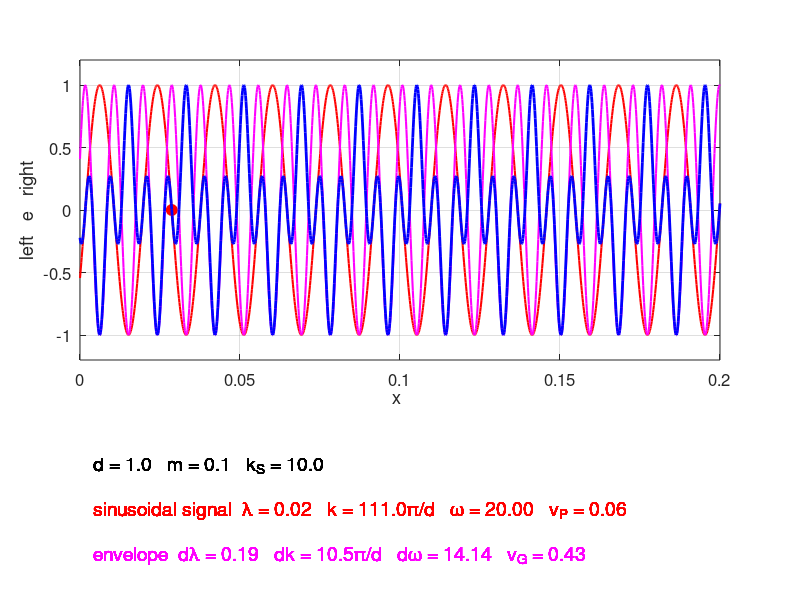

Source code (MATLAB):
% oscC00NB.m
% 190524  Matlab 2018b

% SIMULATION OF THE MOTION OF N COUPLED OSCILLATORS
% DYNAMICS OF CRYSTAL LATTICES
% All parameters are changed within the Script
% [default values and units]

% DOING PHYSICS ONLINE 
%    https://d-arora.github.io/Doing-Physics-With-Matlab/
% Scripts
%     http://www.physics.usyd.edu.au/teach_res/mp/mscripts/
% Documentation
%    http://www.physics.usyd.edu.au/teach_res/mp/doc/oscC00NA.htm
% Ian Cooper  ian.cooper@sydney.edu.au
% School of Physics, University of Sydney


clear
close all
clc

% SETUP ===============================================================

% Propagation constants units  pi/d: kC >> dkC
   kC = 111;
   dkC = 10.5;

% Time span
   tN = 21;
   tMax = 0.5;
   
   
% spring costants kS  [10]
   kS = 10;
% mass of atoms or particles m  [0.1]
   m = 0.1;
% separation distance d bewtween atoms or particles  [1]   
   d = 1;
% Parameters for X axis
   xMax = 0.2*d; xN = 1501;
   
% CALCULATIONS ========================================================
% Propgation constants  /  Wavelengths  wL1 wL2
  k = kC *pi/d; dk = dkC*pi/d;
  wL1= 2*pi/k;  wL2 = 2*pi/dk;

% X axis / time span
   x = linspace(0,xMax,xN);
   t = linspace(0,tMax,tN);

% Angular frequencies omega
   omega  = sqrt(4*kS/m) * abs(sin(k*d/2));
   domega = sqrt(4*kS/m) * abs(sin(dk*d/2));
   

% v0
  v0 = d*sqrt(kS/m);   
% Phase velocity
  vP = omega/k; 
% Group velocity
  vG = domega/dk; 

% Displacement
  e = zeros(xN,tN);       % superpostion
  e1 = zeros(xN,tN);      % sinusoidal signal
  e2 = zeros(xN,tN);      % envelope - modulation 

for cx = 1:xN
 for ct = 1:tN
     e1(cx,ct) = sin( omega *t(ct) - k *x(cx) );
    % e2(cx,ct) = cos( domega*t(ct) - dk*x(cx) )  ;
  e2(cx,ct) = cos( 2*omega*t(ct) - 2*k*x(cx) ) ;
 end
end
% e = e1 .* e2;
  e = e1 + e2;
if vP < 1e-6
    e1(:,:) = 0;
end

if vG < 1e-6 
    e2(:,:) = 0;
end

e = e1 .* e2;


% GRAPHICS ============================================================ 

% Title
% tm1 = '\lambda = ';
% tm2 = num2str(wL, '%2.2f  ');
% tm3 = '   k = ';
% tm4 = num2str(k1*d/pi, '%2.2f ');
% tm5 = '\pi/d';
% tm6 = '   \omega = ';
% tm7 = num2str(omega1, '%2.2f \n ');
% tm8 = '   v_P = ';
% tm9 = num2str(vP, '%2.2f  ');
% tm10 = '   v_G = ';
% tm11 = num2str(vG, '%2.2f  ');
% 
% tm = [tm1 tm2 tm3 tm4 tm5 tm6 tm7 tm8 tm9 tm10 tm11];



 figure(1)

   pos = [0.52 0.2 0.35 0.5];
   set(gcf,'Units','normalized')
   set(gcf,'Position',pos)
   set(gcf,'color','w')
   
for ct = 1: tN
   
    subplot('position',[0.1 0.4 0.8 0.5])
   % Sinusoidal signal
     xP = x(1:end); yP = e1(1:end,ct);
     plot(xP,yP,'r','linewidth',1.5)
     hold on
     xP = t(ct)*vP; yP = e1(1,1);
     hPlot = plot(xP,yP,'or');
     set(hPlot,'markersize',8,'markerfacecolor','r')
   
   % Envelope - modulation
     xP = x; yP = e2(:,ct);
     plot(xP,yP,'m','linewidth',1.5)
     xP = t(ct)*vG; yP = e2(1,1);
     hPlot = plot(xP,yP,'om');
     set(hPlot,'markersize',8,'markerfacecolor','m')
     
   % Displacement
     xP = x; yP = e(:,ct);
     plot(xP,yP,'b','linewidth',2)
   
     
   hold off
   ylim([-1.2 1.2])
   xlim([0 xMax])
   grid on
   set(gca,'fontsize',12)
   xlabel('x ')
   ylabel('left   e   right')
%    title(tm)
   text(10,1.5,num2str(t(ct),'%2.2f'))
   
   
   subplot('position',[0.1 0.05 0.85 0.2])
   
   xlim([0 100])
   ylim([0 80])
   
   fs = 14;
   txt = ['d = ' num2str(d,'%2.1f') '   m = ' num2str(m,'%2.1f') '   k_S = ' num2str(kS,'%2.1f') ];
   Htext = text(2,70,txt);
   set(Htext,'fontsize',fs)
   
   txt = ['sinusoidal signal  \lambda = ' num2str(wL1,'%2.2f') '   k = ' num2str(kC,'%2.1f') '\pi/d' ...
      '   \omega = ' num2str(omega,'%2.2f') '   v_P = ' num2str(vP,'%2.2f')];
   Htext = text(2,40,txt);
   set(Htext,'fontsize',fs,'color','r')
   
   txt = ['envelope  d\lambda = ' num2str(wL2,'%2.2f') '   dk = ' num2str(dkC,'%2.1f') '\pi/d' ...
       '   d\omega = ' num2str(domega,'%2.2f')   '   v_G = ' num2str(vG,'%2.2f')];
   Htext = text(2,10,txt);
   set(Htext,'fontsize',fs, 'color','m')
   
   set(gca,'fontsize',fs)
   axis off
   
   pause(0.1)
   
end
